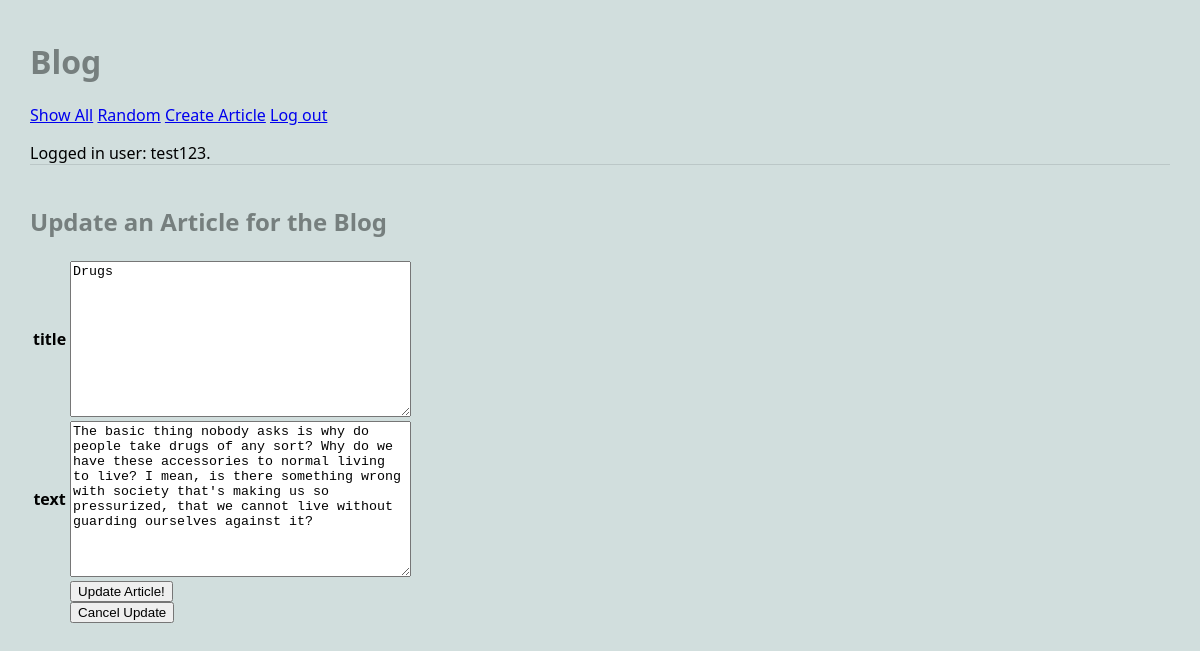
The page /blog/article/3/update (signed in) on the database its author committed.
### blog/models.py (models this page shows, shortened)
class Article(models.Model):
    title = models.TextField(blank=False)
    text = models.TextField(blank=False)
    author = models.TextField(blank=False)
    published = models.DateTimeField(auto_now=True)
    image_file = models.ImageField(blank=True) # an actual image
    user = models.ForeignKey(User, on_delete=models.CASCADE)

### blog/views.py (the view, shortened to what this page needs)
# urls.py: path('article/<int:pk>/update', UpdateArticleView.as_view(), name="update_article"),
class UpdateArticleView(LoginRequiredMixin, UpdateView):
    form_class = UpdateArticleForm
    template_name = "blog/update_article_form.html"
    model = Article ## add this model and the QuerySet will automatically find instance by PK
    context_object_name = "article"

### blog/forms.py
class UpdateArticleForm(forms.ModelForm):
    class Meta:
        model = Article
        fields = ['title', 'text', ]  # which fields from model should we use

### blog/templates/blog/update_article_form.html (shortened to what this page needs)
{% extends 'blog/base.html' %}
{% block content %}
<h2>Update an Article for the Blog</h2>
<form method = 'POST' enctype="multipart/form-data">
    <table>
    {% for field in form %}
    <tr>
        <th>{{field.name}}</th>
        <td>{{field}}</td>
    </tr>
    {% endfor %}
    <tr>
        <td></td>
        <td>
            <input type='submit' name = 'update_article' value= 'Update Article!'>
        </form>
        <form action="{% url 'article' article.pk %}">
            <input type='submit' name = 'cancel' value= 'Cancel Update'>
        </form>
{% endblock %}

### blog/templates/blog/base.html (shortened to what this page needs)
{% load static %}
<html>
    <head>
        <link rel="stylesheet" href="{% static 'styles-blog.css' %}">
    </head>
    <body>
        <header>
            <h1>Blog</h1>
            <nav>
                <ul>
                    <li><a href="{% url 'show_all' %}">Show All</a></li>
                    <li><a href="{% url 'random' %}">Random</a></li>
                    {% if request.user.is_authenticated %}
                        <li><a href="{% url 'create_article' %}">Create Article</a></li>
                        <li><a href="{% url 'logout' %}">Log out</a></li>
                    {% else %}
                        <li><a href="{% url 'login' %}">Log in</a></li>
                    {% endif %}
                </ul>
                {% if request.user.is_authenticated %}
                    Logged in user: {{ request.user }}.
                {% else %}
                    Not logged in.
                {% endif %}
            </nav>
        </header>
    {% block content %}
    {% endblock %}
    </body>
</html>

### static/styles-blog.css (style rules this page uses)
body { margin: 30px; background: #d1dedd; font-family:'Segoe UI', Tahoma, Geneva, Verdana, sans-serif; }
ul, li { padding: 0px; list-style-type: none; }
h1, h2, h3 { color: #767f7e; }
header { max-width: 1200px; margin: 40px auto; border-bottom: 1px solid #bbc7c7; }
nav li { display: inline; }

### rows shown on the page
Article: form "Drugs" "The basic thing nobody asks is why do people take drugs of any sort? Why do we have these accessories to normal living to live? I mean, is there something wrong with society that's making us so pressurized, that we cannot live without guarding ourselves against it?"

### other values the page prints
{{ request.user }} "test123"
{{ field.name }} "title" "text"
